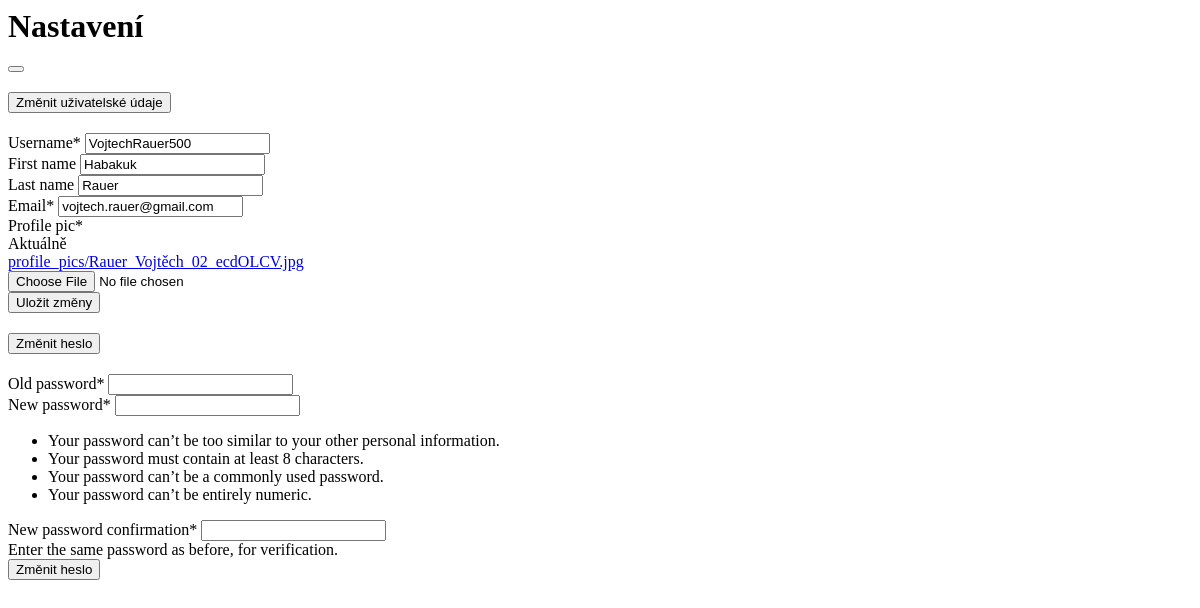
The app's page /profil/upravit/ (signed in), older data.
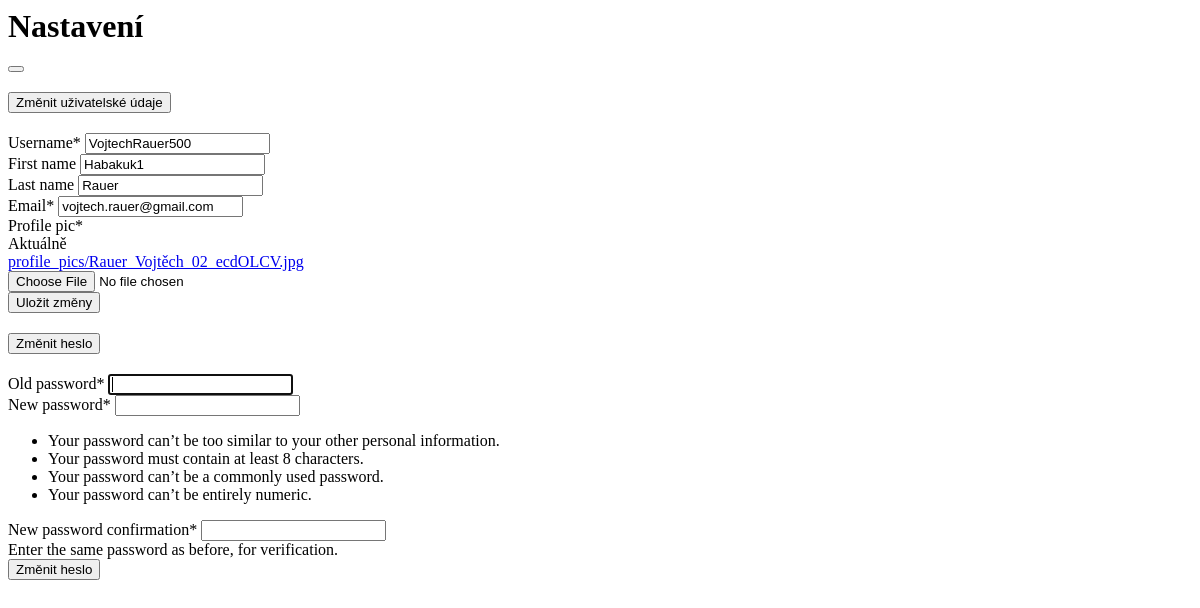
The same page, newer data.
### blog/models.py (models this page shows, shortened)
class User(AbstractUser): #class representing a user
    class Meta:
        verbose_name = 'Uživatel'
        verbose_name_plural = 'Uživatelé'
    email = models.EmailField(unique=True)
    username = models.CharField(max_length=200, unique=True)
    profile_pic = models.ImageField(
        default='/profile_pics/default_profile_pic.png',
        upload_to='profile_pics/')
    """"""
    USERNAME_FIELD = 'email' #setting the login username to email
    REQUIRED_FIELDS = ['username']

### blog/views.py (the view)
# urls.py: path('profil/upravit/', views.update_user, name='user-update')
@login_required
def update_user(request): #function view for updating user's information
    form_user = UpdateUser(instance=request.user)
    form_password = PasswordChangeForm(request.user)
    form_reset_password = PasswordResetForm()
    if request.method == 'POST':
        form = UpdateUser(request.POST, request.FILES, instance=request.user)
        if form.is_valid():
            form.save()
            return redirect('profile', request.user.username)
    context = {'form_user':form_user, 'form_password': form_password, 'form_reset_password': form_reset_password}
    return render(request, 'blog/user/update.html', context)

### blog/forms.py
class UpdateUser(ModelForm):
    class Meta:
        model = User
        fields = ['username', 'first_name', 'last_name', 'email', 'profile_pic']

### blog/templates/blog/user/update.html (shortened to what this page needs)
{% load crispy_forms_tags %}
{% block content %}
<div class="modal fade" id="settingsModal" tabindex="-1" aria-labelledby="settingsModalLabel" aria-hidden="true">
  <div class="modal-dialog">
    <div class="modal-content">
      <div class="modal-header">
        <h1 class="modal-title fs-5" id="settingsModalLabel">Nastavení</h1>
        <button type="button" class="btn-close" data-bs-dismiss="modal" aria-label="Close"></button>
      </div>
      <div class="modal-body">
        <div class="container p-0">
            <div class="accordion" id="accordionExample">
              <div class="accordion-item border-0">
                <h2 class="accordion-header">
                  <button class="accordion-button" type="button" data-bs-toggle="collapse" data-bs-target="#collapseOne" aria-expanded="true" aria-controls="collapseOne">
                    Změnit uživatelské údaje
                  </button>
                </h2>
                <div id="collapseOne" class="accordion-collapse collapse show" data-bs-parent="#accordionExample">
                  <div class="accordion-body">
                      <form method="post" action="{% url 'user-update' %}" enctype="multipart/form-data" class="p-0 bg-white rounded">
                          {{ form_user|crispy }}
                        <input type="submit" class="btn btn-warning" value="Uložit změny"/>
                      </form>
                  </div>
                </div>
              </div>
              <div class="accordion-item border-0">
                <h2 class="accordion-header">
                  <button class="accordion-button collapsed" type="button" data-bs-toggle="collapse" data-bs-target="#collapseTwo" aria-expanded="false" aria-controls="collapseTwo">
                    Změnit heslo
                  </button>
                </h2>
                <div id="collapseTwo" class="accordion-collapse collapse" data-bs-parent="#accordionExample">
                  <div class="accordion-body">
                  <form method="post" action="{% url 'password-change' %}" enctype="multipart/form-data" class="p-5 bg-white rounded">
                    {{ form_password|crispy }}
                    <input type="submit" class="btn btn-warning" value="Změnit heslo"/>
                  </form>
                  </div>
                </div>
              </div>
            </div>
        </div>
      </div>
    </div>
  </div>
</div>
{% endblock content %}

Row changes from the older to the newer data that the page shows:
changed User "VojtechRauer500": first_name "Habakuk" → "Habakuk1"
